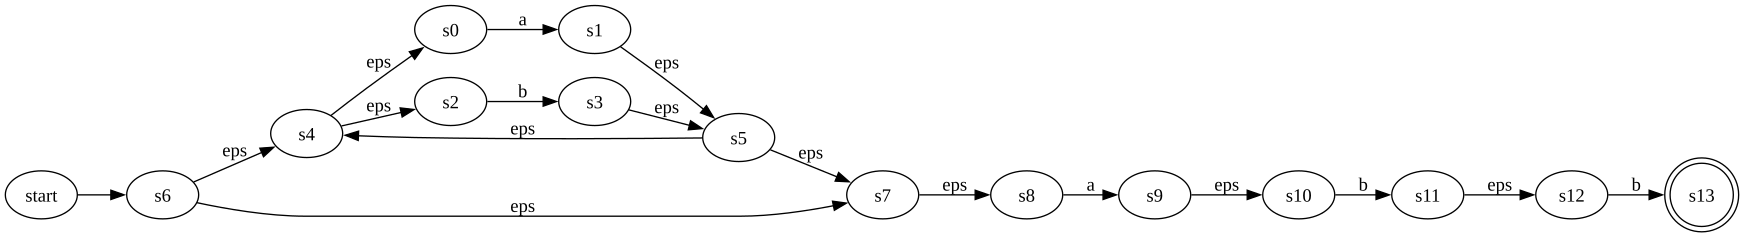

The Python source for this figure:
from graph import *
import os


class NFA:
    def __init__(self):
        # состояния
        self.states = []
        # количество состояний
        self.numberOfStates = 0

        # начальное состояние
        self.startState = None
        # финальные состояния
        self.finalStates = set()

        # алфавит
        self.alphabet = []

    def nfa_build(self, string):
        print("~~~ BUILDING NFA ~~~")
        txt_file = open("nfa.txt", "w")

        char_set = set()
        for symbol in string:
            print(symbol.value)
            if symbol.desc == "Char":
                print(f"~ Current is '{symbol.value}' ~")
                s0 = self.create_state()
                s1 = self.create_state()

                s0.transitions[symbol.value] = s1
                # print(f"Transition from {s0} to {s1} by {symbol.value}")
                print(f"{s0} ---{symbol.value}---> {s1}")
                txt_file.write(f"{s0} ---{symbol.value}---> {s1}\n")

                self.add_node(s0, s1)

                if symbol.value not in char_set:
                    char_set.add(symbol.value)

            elif symbol.desc == "Concatenation":
                print(f"~ Current is '{symbol.value}' ~")
                n2 = self.states.pop()
                n1 = self.states.pop()

                print(f"Node1: {str(n1)}")
                print(f"Node2: {str(n2)}")

                n1.end.isEnd = False

                if n1.end in self.finalStates:
                    self.finalStates.remove(n1.end)

                """
                1) Для добавления eps-переходов явно:
                n1.end.epsilon.append(n2.start)
                
                print(f"{n1.end} ---eps---> {n2.start}")
                file.write(f"{n1.end} ---eps---> {n2.start}\n")
                
                2) Для добавления eps-переходов, без добавления дополнительных стрелок:
                n1.end.epsilon = n2.start.epsilon
                
                n1.end.transitions = n2.start.transitions
                print(f"Copy all transitions from {n2.start} to {n1.end}")
                """

                n1.end.epsilon.append(n2.start)

                print(f"{n1.end} ---eps---> {n2.start}")
                txt_file.write(f"{n1.end} ---eps---> {n2.start}\n")

                self.add_node(n1.start, n2.end)
                # print(f"Add node with start in {n1.start} and end in {n2.end}\n")

            elif symbol.desc == "Or":
                print(f"~ Current is '{symbol.value}' ~")
                n2 = self.states.pop()
                n1 = self.states.pop()

                print(f"Node1: {str(n1)}")
                print(f"Node2: {str(n2)}")

                s0 = self.create_state()
                s1 = self.create_state()

                s0.epsilon = [n1.start, n2.start]
                # print(f"Added eps-transition from {s0} to {n1.start} and {n2.start}")
                print(f"{s0} ---eps---> {{{n1.start}, {n2.start}}}")
                txt_file.write(f"{s0} ---eps---> {{{n1.start}, {n2.start}}}\n")

                n1.end.epsilon.append(s1)
                # print(f"Added eps-transition from {n1.end} to {s1}")

                n2.end.epsilon.append(s1)
                # print(f"Added eps-transition from {n2.end} to {s1}")
                print(f"{{{n1.end}, {n2.end}}} ---eps---> {s1}")
                txt_file.write(f"{{{n1.end}, {n2.end}}} ---eps---> {s1}\n")

                n1.end.isEnd = False
                n2.end.isEnd = False

                if n1.end in self.finalStates:
                    self.finalStates.remove(n1.end)

                if n2.end in self.finalStates:
                    self.finalStates.remove(n2.end)

                self.add_node(s0, s1)
                # print(f"Add node with start in {s0} and end in {s1}\n")

            elif symbol.desc == "Kline Star":
                print(f"~ Current is '{symbol.value}' ~")
                n1 = self.states.pop()
                print(f"Node1: {str(n1)}")

                s0 = self.create_state()
                s1 = self.create_state()

                s0.epsilon = [n1.start]
                # print(f"Added eps-transition from {s0} to {n1.start}")

                s0.epsilon.append(s1)
                # print(f"Added eps-transition from {s0} to {s1}")
                print(f"{s0} ---eps---> {{{n1.start}, {s1}}}")
                txt_file.write(f"{s0} ---eps---> {{{n1.start}, {s1}}}\n")

                n1.end.epsilon.extend([s1, n1.start])
                # print(f"Added eps-transition from {n1.end} to {s1} and {n1.start}")
                print(f"{n1.end} ---eps---> {{{s1}, {n1.start}}}")
                txt_file.write(f"{n1.end} ---eps---> {{{s1}, {n1.start}}}\n")

                n1.end.isEnd = False

                if n1.end in self.finalStates:
                    self.finalStates.remove(n1.end)

                self.add_node(s0, s1)
                # print(f"Add node with start in {s0} and end in {s1}\n")

        self.alphabet = list(char_set)
        print(f"Alphabet: {self.alphabet}")

        self.startState = self.states.pop()
        print(f"Start state: {self.startState.start}")
        txt_file.write(f"\nStart state: {self.startState.start}\n")

        final_states = "Final states: "
        for state in self.finalStates:
            final_states += state.name + " "

        print(final_states, '\n')
        txt_file.write(final_states)

        txt_file.close()

        # вывод НКА в gv файл
        gv_file = open("nfa.gv", "w")
        gv_file.write("digraph G {\nrankdir = LR;\n")

        ind = 0
        state_array = [self.startState.start]
        while ind < len(state_array):
            current_state = state_array[ind]

            for eps_state in current_state.epsilon:
                gv_file.write('\t"' + str(current_state) + '"' + " -> " + '"' + str(eps_state) + '"[label="eps"];\n')
                if eps_state not in state_array:
                    state_array.append(eps_state)

            for char, state in current_state.transitions.items():
                gv_file.write('\t"' + str(current_state) + '"' + " -> " + '"' + str(state) + '"[label="' + str(char) + '"];\n')
                if state not in state_array:
                    state_array.append(state)

            ind += 1

        gv_file.write(f'\t"start" -> "{self.startState.start}";\n')

        for state in self.finalStates:
            gv_file.write(f'\t"{str(state)}" [shape="doublecircle"];\n')

        gv_file.write("}\n")
        gv_file.close()

        os.system("dot -Tsvg nfa.gv -o nfa.svg")
        os.system("explorer nfa.svg")

    def add_node(self, start, end):
        new_node = NodeGraph(start, end)

        self.finalStates.add(end)
        self.states.append(new_node)
        print(f"Append {new_node} in states\n")

    def create_state(self):
        new_state = State("s" + str(self.numberOfStates))
        print(f"Created state s{self.numberOfStates}")

        self.numberOfStates += 1
        return new_state
